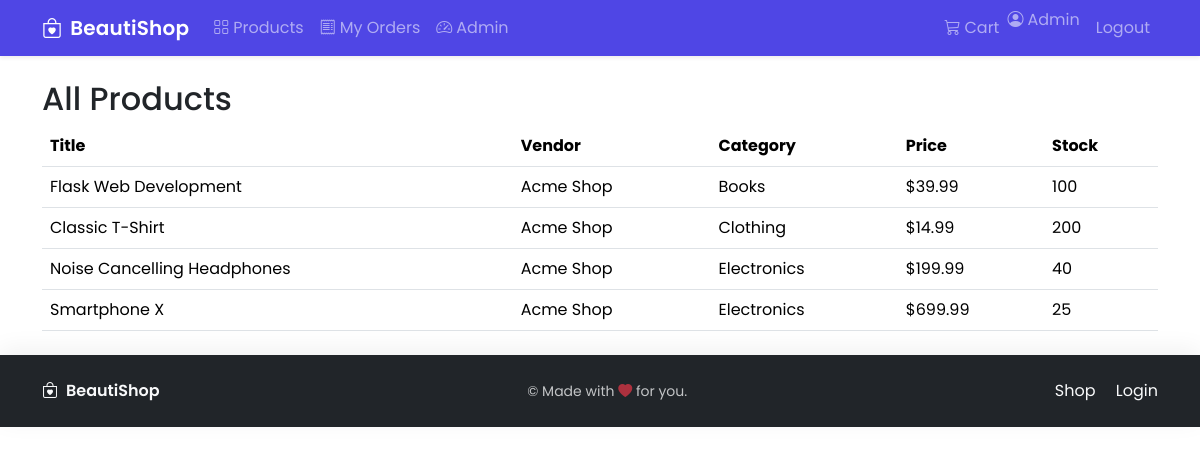
The app's page /admin/products (signed in) with its own data.
### app/models.py (models this page shows, shortened)
class User(UserMixin, db.Model):
    id = db.Column(db.Integer, primary_key=True)
    email = db.Column(db.String(255), unique=True, nullable=False, index=True)
    password_hash = db.Column(db.String(255), nullable=False)
    name = db.Column(db.String(120), nullable=True)
    role = db.Column(db.String(20), default=ROLE_CUSTOMER, nullable=False)
    is_active = db.Column(db.Boolean, default=True)
    created_at = db.Column(db.DateTime, default=datetime.utcnow)
    vendor = db.relationship("Vendor", back_populates="user", uselist=False)
    orders = db.relationship("Order", back_populates="user")
    @property
    def is_admin(self) -> bool:
        return self.role == ROLE_ADMIN
    @property
    def is_vendor(self) -> bool:
        return self.role == ROLE_VENDOR

class Product(db.Model):
    id = db.Column(db.Integer, primary_key=True)
    vendor_id = db.Column(db.Integer, db.ForeignKey("vendor.id"), nullable=False)
    category_id = db.Column(db.Integer, db.ForeignKey("category.id"), nullable=True)
    title = db.Column(db.String(200), nullable=False)
    description = db.Column(db.Text, nullable=True)
    price = db.Column(db.Numeric(10, 2), nullable=False, default=0)
    stock = db.Column(db.Integer, nullable=False, default=0)
    image_url = db.Column(db.String(500), nullable=True)
    is_active = db.Column(db.Boolean, default=True)
    created_at = db.Column(db.DateTime, default=datetime.utcnow)
    vendor = db.relationship("Vendor", back_populates="products")
    category = db.relationship("Category", back_populates="products")

class Vendor(db.Model):
    id = db.Column(db.Integer, primary_key=True)
    user_id = db.Column(db.Integer, db.ForeignKey("user.id"), nullable=False)
    name = db.Column(db.String(120), nullable=False)
    approved = db.Column(db.Boolean, default=False)
    user = db.relationship("User", back_populates="vendor")
    products = db.relationship("Product", back_populates="vendor")

class Category(db.Model):
    id = db.Column(db.Integer, primary_key=True)
    name = db.Column(db.String(120), nullable=False, unique=True)
    parent_id = db.Column(db.Integer, db.ForeignKey("category.id"), nullable=True)
    parent = db.relationship("Category", remote_side=[id], backref="children")
    products = db.relationship("Product", back_populates="category")

### app/blueprints/admin.py (the view)
@admin_bp.route("/products")
def products():
    products = Product.query.order_by(Product.created_at.desc()).all()
    return render_template("admin/products.html", products=products)

### app/blueprints/admin.py (called while the page is built)
@admin_bp.before_request
@login_required
@role_required(ROLE_ADMIN)
def require_admin():
    pass

### app/blueprints/cart.py (called while the page is built, shortened)
@cart_bp.before_app_request
def merge_session_cart_after_login():
    if not current_user.is_authenticated:
        return
    sid = session.get("sid")
    if not sid:
        return

### app/models.py (called while the page is built)
@login_manager.user_loader
def load_user(user_id: str) -> Optional["User"]:
    return User.query.get(int(user_id))

### app/utils.py (called while the page is built)
def role_required(*roles):
    def decorator(func):
        @wraps(func)
        def wrapper(*args, **kwargs):
            if not current_user.is_authenticated:
                abort(401)
            if current_user.role not in roles:
                abort(403)
            return func(*args, **kwargs)
        return wrapper
    return decorator

### app/templates/admin/products.html
{% extends 'base.html' %}
{% block content %}
<h2>All Products</h2>
<table class="table">
  <thead><tr><th>Title</th><th>Vendor</th><th>Category</th><th>Price</th><th>Stock</th></tr></thead>
  <tbody>
  {% for p in products %}
    <tr>
      <td>{{ p.title }}</td>
      <td>{{ p.vendor.name }}</td>
      <td>{{ p.category.name if p.category else '' }}</td>
      <td>${{ '%.2f'|format(p.price) }}</td>
      <td>{{ p.stock }}</td>
    </tr>
  {% endfor %}
  </tbody>
</table>
{% endblock %}

### app/templates/base.html (shortened to what this page needs)
<!doctype html>
<html lang="en">
  <head>
    <link href="https://cdn.jsdelivr.net/npm/bootstrap@5.3.2/dist/css/bootstrap.min.css" rel="stylesheet">
    <link href="https://cdn.jsdelivr.net/npm/bootstrap-icons@1.11.3/font/bootstrap-icons.css" rel="stylesheet">
    <link href="{{ url_for('static', filename='style.css') }}" rel="stylesheet">
  </head>
  <body class="bg-body">
    <nav class="navbar navbar-expand-lg navbar-dark bg-primary shadow-sm sticky-top">
      <div class="container">
        <a class="navbar-brand d-flex align-items-center" href="/">
          <i class="bi bi-bag-heart me-2"></i>
          <span class="fw-semibold">BeautiShop</span>
        </a>
        <div class="collapse navbar-collapse" id="navbarNav">
          <ul class="navbar-nav me-auto">
            <li class="nav-item"><a class="nav-link" href="{{ url_for('shop.product_list') }}"><i class="bi bi-grid me-1"></i>Products</a></li>
            {% if current_user.is_authenticated %}
            <li class="nav-item"><a class="nav-link" href="{{ url_for('account.my_orders') }}"><i class="bi bi-receipt me-1"></i>My Orders</a></li>
            {% endif %}
            {% if current_user.is_authenticated and current_user.is_admin %}
            <li class="nav-item"><a class="nav-link" href="{{ url_for('admin.dashboard') }}"><i class="bi bi-speedometer2 me-1"></i>Admin</a></li>
            {% endif %}
          </ul>
          <ul class="navbar-nav">
            <li class="nav-item"><a class="nav-link" href="{{ url_for('cart.view_cart') }}"><i class="bi bi-cart3 me-1"></i>Cart</a></li>
            {% if current_user.is_authenticated %}
              <li class="nav-item"><span class="navbar-text me-2"><i class="bi bi-person-circle me-1"></i>{{ current_user.name or current_user.email }}</span></li>
              <li class="nav-item"><a class="nav-link" href="{{ url_for('auth.logout') }}">Logout</a></li>
            {% else %}
              <li class="nav-item"><a class="nav-link" href="{{ url_for('auth.login') }}">Login</a></li>
              <li class="nav-item"><a class="nav-link" href="{{ url_for('auth.register') }}">Register</a></li>
            {% endif %}
          </ul>
        </div>
      </div>
    </nav>
    <main class="container my-4">
      {% block content %}{% endblock %}
    </main>
    <footer class="bg-dark text-light py-4 mt-auto">
      <div class="container d-flex flex-column flex-md-row align-items-center justify-content-between">
        <div class="d-flex align-items-center mb-3 mb-md-0">
          <i class="bi bi-bag-heart me-2"></i>
          <span class="fw-semibold">BeautiShop</span>
        </div>
        <div class="small opacity-75">&copy; {{ 2025 if false else (now().year if false else '' ) }} Made with <i class="bi bi-heart-fill text-danger"></i> for you.</div>
        <div>
          <a href="{{ url_for('shop.product_list') }}" class="link-light text-decoration-none me-3">Shop</a>
          <a href="{{ url_for('auth.login') }}" class="link-light text-decoration-none">Login</a>
        </div>
      </div>
    </footer>
  </body>
</html>

### app/static/style.css (style rules this page uses)
:root { --primary: #4f46e5; --primary-dark: #4338ca; --body-bg: #f8fafc; }
html, body { height: 100%; }
body { font-family: 'Poppins', system-ui, -apple-system, Segoe UI, Roboto, 'Helvetica Neue', Arial, 'Noto Sans', 'Apple Color Emoji', 'Segoe UI Emoji'; background: var(--body-bg); }
.bg-primary { background-color: var(--primary) !important; }
.navbar-brand { font-weight: 700; letter-spacing: .2px; }
footer { box-shadow: 0 -6px 24px rgba(0,0,0,0.06); }

### records on screen
User: name "Admin"
Product: title "Flask Web Development", vendor.name "Acme Shop", category "Books", price "39.99", stock "100"
Product: title "Classic T-Shirt", vendor.name "Acme Shop", category "Clothing", price "14.99", stock "200"
Product: title "Noise Cancelling Headphones", vendor.name "Acme Shop", category "Electronics", price "199.99", stock "40"
Product: title "Smartphone X", vendor.name "Acme Shop", category "Electronics", price "699.99", stock "25"
